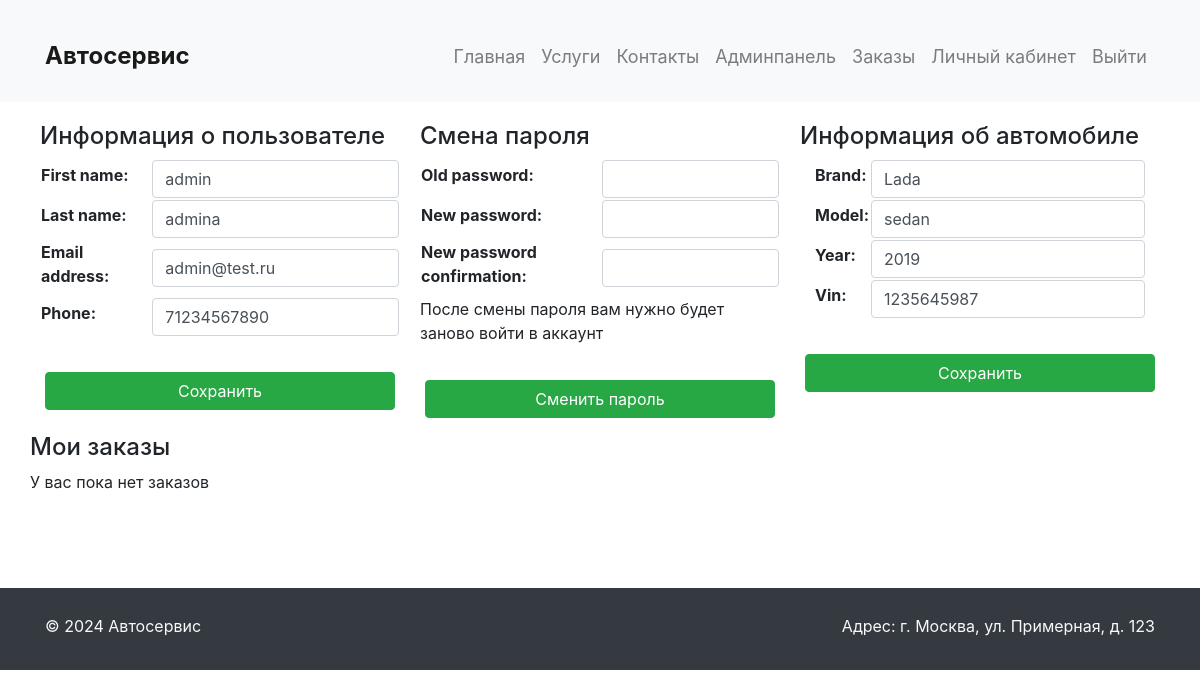
The app's page /auth/edit_profile/ (signed in) with its own data.
### authapp/models.py (models this page shows, shortened)
class User(AbstractUser):
    phone = models.CharField(max_length=20, blank=True, null=True)
    is_employee = models.BooleanField(default=False)

### service/models.py (models this page shows, shortened)
class Car(models.Model):
    brand = models.CharField(max_length=100)
    model = models.CharField(max_length=100)
    year = models.PositiveIntegerField()
    vin = models.CharField(max_length=17, unique=True)
    owner = models.ForeignKey(User, on_delete=CASCADE)
    class Meta:
        verbose_name = 'Машина'
        verbose_name_plural = 'Машины'

### authapp/views.py (the view, shortened to what this page needs)
# urls.py: path('edit_profile/', EditProfileView.as_view(), name='edit_profile'),
class EditProfileView(View):
    template_name = 'authapp/user_profile.html'
    user_form_class = EditProfileForm
    password_form_class = CustomPasswordChangeForm
    car_form_class = CarForm
    def get(self, request, *args, **kwargs):
        context = self.get_context_data()
        return render(request, self.template_name, context)
    def get_context_data(self, **kwargs):
        context = kwargs
        if 'user_form' not in context:
            context['user_form'] = self.user_form_class(instance=self.request.user)
        if 'password_form' not in context:
            context['password_form'] = self.password_form_class(user=self.request.user)
        if 'car_form' not in context:
            car = Car.objects.filter(owner=self.request.user).first()
            context['car_form'] = self.car_form_class(instance=car)
        return context

### authapp/forms.py
class EditProfileForm(UserChangeForm):
    class Meta:
        model = User
        fields = ('first_name', 'last_name', 'email', 'phone')
        widgets = {
            'first_name': forms.TextInput(attrs={'class': 'form-control'}),
            'last_name': forms.TextInput(attrs={'class': 'form-control'}),
            'email': forms.EmailInput(attrs={'class': 'form-control'}),
            'phone': forms.NumberInput(attrs={'class': 'form-control'}),
        }
    def __init__(self, *args, **kwargs):
        super().__init__(*args, **kwargs)
        self.fields['password'].widget = forms.HiddenInput()

class CustomPasswordChangeForm(PasswordChangeForm):
    def __init__(self, *args, **kwargs):
        super().__init__(*args, **kwargs)
        for fieldname in ['old_password', 'new_password1', 'new_password2']:
            self.fields[fieldname].help_text = None
            self.fields[fieldname].widget.attrs.update({'class': 'form-control'})

### templates/authapp/user_profile.html (shortened to what this page needs)
{% extends 'base.html' %}
{% block main %}
    <div class="profile-container">
        <div class="profile-column">
            <h4>Информация о пользователе</h4>
            <form method="post" action="{% url 'edit_profile' %}">
                <div class="profile-info">
                    <table class="profile-table">
                        {{ user_form.as_table }}
                    </table>
                </div>
                <div class="button-container">
                    <button type="submit" name="save_user" class="btn btn-success btn-submit">Сохранить</button>
                </div>
            </form>
        </div>
        <div class="profile-column">
            <h4>Смена пароля</h4>
            <form method="post" action="{% url 'edit_profile' %}">
                <div class="profile-info">
                    <table class="profile-table">
                        {{ password_form.as_table }}
                    </table>
                    После смены пароля вам нужно будет заново войти в аккаунт
                </div>
                <div class="button-container">
                    <button type="submit" name="save_password" class="btn btn-success btn-submit">Сменить пароль</button>
                </div>
            </form>
        </div>
        <div class="profile-column">
            <h4>Информация об автомобиле</h4>
            <form method="post" action="{% url 'edit_profile' %}">
                <div class="profile-info">
                    <table class="profile-table">
                        {{ car_form.as_table }}
                    </table>
                </div>
                <div class="button-container">
                    <button type="submit" name="save_car" class="btn btn-success btn-submit">Сохранить</button>
                </div>
            </form>
        </div>
    </div>
    <div class="car-list">
        <h4>Мои заказы</h4>
        {% if orders %}
            <ul class="list-group">
                {% for order in orders %}
                    <li class="list-group-item car-item">
                        <span>Марка: {{ order.car.brand }}, Модель: {{ order.car.model }}</span>
                        <table class="table repairs-table">
                            <thead>
                            <tr>
                                <th>Услуга</th>
                                <th>Дата</th>
                            </tr>
                            </thead>
                            <tbody>
                            {% for service in order.services.all %}
                                <tr>
                                    <td>{{ service.name }}</td>
                                    <td>{{ order.date }}</td>
                                </tr>
                            {% endfor %}
                            </tbody>
                        </table>
                    </li>
                {% endfor %}
            </ul>
        {% else %}
            <p>У вас пока нет заказов</p>
        {% endif %}
    </div>
{% endblock %}

### static/css/style.css (style rules this page uses)
.profile-info { margin-bottom: 30px; }
.car-list { margin-bottom: 30px; }
.profile-info:after { content: ""; display: table; clear: both; }

### templates/authapp/user_profile.html (style rules this page uses)
.profile-container { display: flex; justify-content: space-around; flex-wrap: wrap; }
.profile-column { flex: 1; margin: 10px; min-width: 300px; }
.profile-column form { display: flex; flex-direction: column; align-items: center; }
.profile-table td input { width: 100%; }
.button-container { display: flex; justify-content: space-between; width: 100%; }
.btn-submit { flex: 1; margin: 5px; }

### records on screen
User: first_name "admin", last_name "admina", email "admin@test.ru", phone "71234567890"
Car: brand "Lada", model "sedan", year "2019", vin "1235645987"
